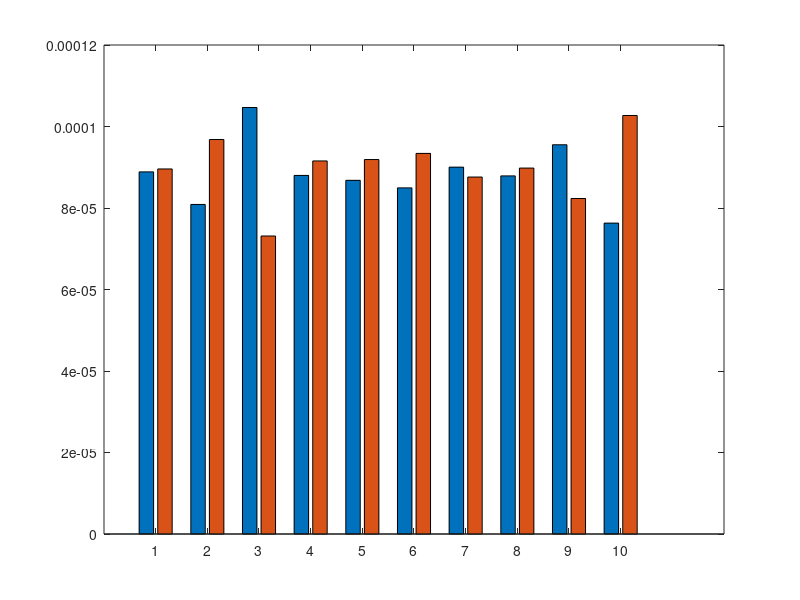

This chart was generated by the following MATLAB code: (Note: this script raises an error after producing the figure.)
clearvars
clc
close all

%% TASK 3 compare results using mean square error
turkish = csvread('turkish-se-SP500vsMSCI.csv');
mtcarsdata = csvread('mtcarsdata-4features.csv',1,1);

%% Re-runned 1,3 and 4 from task 2 using only 50% of the data

subsPerc = 50/100;
nValueTur = floor(length(turkish(:,1))*subsPerc);
nValueCar = floor(length(mtcarsdata(:,1))*subsPerc);

for i=1:10
    allIndicesTur = randperm(length(turkish(:,1)));
    randomSubsetTur = allIndicesTur(1:nValueTur);

    x_turSub = turkish(randomSubsetTur,1);
    t_tur = turkish(randomSubsetTur,2);
    % Least squares solution to the linear regression 
    wTur = ((sum(x_turSub.*t_tur))/(sum(x_turSub.^2)));
    
    % Compute the objective (mean square error) on the subset
    y_turSub = wTur * x_turSub;
    J_MSE_tur = mean((t_tur - y_turSub).^2);
    
    % Compute the objective of the same models on the other subset
    randomSubsetTur2 = allIndicesTur(nValueTur+1:end);

    x_turSub2 = turkish(randomSubsetTur2,1);
    t_turSub2= turkish(randomSubsetTur2,2);
    y_turSub2 = wTur * x_turSub2;
    
    % Mean square error objective
    J_MSE_turSub2 = mean((t_turSub2 - y_turSub2).^2);
    
    % Vector for the bar graph
    J_MSE_tur_bar(i,:) = [J_MSE_tur J_MSE_turSub2];
end

% Plot bar graph for turkish data
figure
h1 = bar(J_MSE_tur_bar);
h1(1).FaceColor = 'b';
h1(2).FaceColor = 'c';
title('Mean square error on turkish data')
ylabel('J-MSE')
xlabel('10 different training-test random splits')
l1{1} = 'First 50% of the data'; l1{2} = 'Remaining 50% of the data';
legend(h1,l1);

% 3) One-dimensional problem with intercept on the Motordata, 
% using columns mpg (as target) and weight (as observation)
for j=1:10
    
    allIndicesCar = randperm(length(mtcarsdata(:,1)));
    randomSubsetCar = allIndicesCar(1:nValueCar);
    
    x_carsSub = mtcarsdata(randomSubsetCar,4);
    t_carsSub = mtcarsdata(randomSubsetCar,1);
    
    w1Car1 = (sum( (x_carsSub - mean(x_carsSub)) .* (t_carsSub - mean(t_carsSub)) ) ) / (sum( (x_carsSub - mean(x_carsSub)).^2) ); 
    w0Car1 = mean(t_carsSub) - w1Car1 * mean(x_carsSub);

    % Compute the objective (mean square error) on the training data
    y_carsSub = w1Car1 * x_carsSub + w0Car1;
    J_MSE_carsSub = mean((t_carsSub - y_carsSub).^2);

    % Compute the objective of the same models on the remaining 50% of the data
    randomSubsetCar2 = allIndicesCar(nValueCar+1:end);

    x_carsSub2 = mtcarsdata(randomSubsetCar2,4);
    t_carsSub2 = mtcarsdata(randomSubsetCar2,1);
    y_carssub2 = w1Car1 * x_carsSub2 + w0Car1;
    
    % Mean square error objective
    J_MSE_carsSub2 = mean((t_carsSub2 - y_carssub2).^2);
    
    % Vector for the bar graph
    J_MSE_cars_bar(j,:) = [J_MSE_carsSub J_MSE_carsSub2];
end

% Bar graph for cars data
figure
h2 = bar(J_MSE_cars_bar);
h2(1).FaceColor = 'r';
h2(2).FaceColor = 'y';
title('Mean square error on one-dimensional problem of cars data')
ylabel('J-MSE')
xlabel('10 different training-test random splits')
l2{1} = 'First 50% of the data'; l2{2} = 'Remaining 50% of the data';
legend(h2,l2);


% 4) Multi-dimensional problem on the complete MTcars data, using all four columns (predict mpg with the other three columns)
% t : mpg(first column), x : [disp, hp, weight] (2,3,4 columns)
for k=1:10
    
    allIndicesCar2 = randperm(length(mtcarsdata(:,1)));
    randomSubsetCar2 = allIndicesCar2(1:nValueCar);

    tSub = mtcarsdata(randomSubsetCar2,1);
    xSub = mtcarsdata(randomSubsetCar2,2:4);

    % Put a new first column on x is necessary to compute w
    % because we have also the intercept calculated with w0
    xSub = [ones(length(xSub(:,1)),1) xSub];

    % pinv is the moore-penrose pseudoinverse
    % we find w0 w1 w2 w3 (3+1 parameters)
    wmul = pinv(xSub) * tSub;

    % Compute the objective (mean square error) on the training data
    ySub = xSub * wmul;
    J_MSE_cars_multi = mean((tSub - ySub).^2);

    % Compute the objective of the same models on the remaining 50% of the data
    randomSubsetCarSub2 = allIndicesCar2(nValueCar+1:end);

    tSub2 = mtcarsdata(randomSubsetCarSub2,1);
    xSub2 = mtcarsdata(randomSubsetCarSub2,2:4);

    % Put a new first column on x is necessary to compute w
    % because we have also the intercept calculated with w0
    xSub2 = [ones(length(xSub2(:,1)),1) xSub2];
    
    % Compute the objective (mean square error) on the other subset
    ySub2 = xSub2 * wmul;
    J_MSE_cars_multiSub2 = mean((tSub2 - ySub2).^2);
    
    % Vector for the bar graph
    J_MSE_cars_multi_bar(k,:) = [J_MSE_cars_multi J_MSE_cars_multiSub2];
    
end

% Bar graph for multi-dimensional problem of cars data
figure
h3 = bar(J_MSE_cars_multi_bar);
h3(1).FaceColor = 'g';
h3(2).FaceColor = 'm';
title('Mean square error on multi-dimensional problem of cars data')
ylabel('J-MSE')
xlabel('10 different training-test random splits')
l3{1} = 'First 50% of the data'; l3{2} = 'Remaining 50% of the data';
legend(h3,l3);